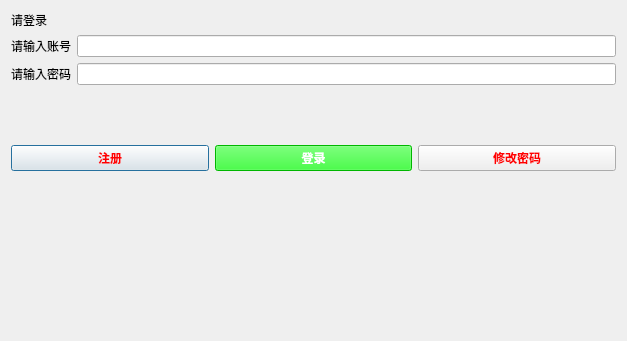
<?xml version="1.0" encoding="UTF-8"?>
<ui version="4.0">
 <class>login</class>
 <widget class="QDialog" name="login">
  <property name="geometry">
   <rect>
    <x>0</x>
    <y>0</y>
    <width>627</width>
    <height>341</height>
   </rect>
  </property>
  <property name="sizePolicy">
   <sizepolicy hsizetype="Minimum" vsizetype="Minimum">
    <horstretch>0</horstretch>
    <verstretch>0</verstretch>
   </sizepolicy>
  </property>
  <property name="windowTitle">
   <string>登录框</string>
  </property>
  <property name="styleSheet">
   <string notr="true">font: 16pt &quot;Microsoft YaHei UI&quot;;</string>
  </property>
  <layout class="QVBoxLayout" name="verticalLayout_2">
   <item>
    <layout class="QVBoxLayout" name="verticalLayout">
     <item>
      <widget class="QLabel" name="label">
       <property name="text">
        <string>请登录</string>
       </property>
      </widget>
     </item>
     <item>
      <layout class="QHBoxLayout" name="horizontalLayout">
       <item>
        <widget class="QLabel" name="label_2">
         <property name="text">
          <string>请输入账号</string>
         </property>
        </widget>
       </item>
       <item>
        <widget class="QLineEdit" name="lineEdit_username">
         <property name="styleSheet">
          <string notr="true">font: 12pt &quot;Microsoft YaHei UI&quot;;</string>
         </property>
        </widget>
       </item>
      </layout>
     </item>
     <item>
      <layout class="QHBoxLayout" name="horizontalLayout_2">
       <item>
        <widget class="QLabel" name="label_4">
         <property name="text">
          <string>请输入密码</string>
         </property>
         <property name="alignment">
          <set>Qt::AlignCenter</set>
         </property>
        </widget>
       </item>
       <item>
        <widget class="QLineEdit" name="lineEdit_password">
         <property name="styleSheet">
          <string notr="true">font: 12pt &quot;Microsoft YaHei UI&quot;;</string>
         </property>
        </widget>
       </item>
      </layout>
     </item>
     <item>
      <spacer name="verticalSpacer_3">
       <property name="orientation">
        <enum>Qt::Vertical</enum>
       </property>
       <property name="sizeHint" stdset="0">
        <size>
         <width>20</width>
         <height>40</height>
        </size>
       </property>
      </spacer>
     </item>
     <item>
      <layout class="QHBoxLayout" name="horizontalLayout_3">
       <item>
        <widget class="QPushButton" name="pushButton_register">
         <property name="styleSheet">
          <string notr="true">
color: rgb(255, 0,0);
font: bold;
font: 12pt &quot;Microsoft YaHei UI&quot;;</string>
         </property>
         <property name="text">
          <string>注册</string>
         </property>
        </widget>
       </item>
       <item>
        <widget class="QPushButton" name="pushButton_login">
         <property name="styleSheet">
          <string notr="true">
background-color: rgb(0, 255, 0);
color: rgb(255, 255, 255);
font: bold;</string>
         </property>
         <property name="text">
          <string>登录</string>
         </property>
        </widget>
       </item>
       <item>
        <widget class="QPushButton" name="pushButton_update">
         <property name="styleSheet">
          <string notr="true">
color: rgb(255, 0,0);
font: bold;
font: 12pt &quot;Microsoft YaHei UI&quot;;</string>
         </property>
         <property name="text">
          <string>修改密码</string>
         </property>
        </widget>
       </item>
      </layout>
     </item>
    </layout>
   </item>
   <item>
    <spacer name="verticalSpacer_2">
     <property name="orientation">
      <enum>Qt::Vertical</enum>
     </property>
     <property name="sizeHint" stdset="0">
      <size>
       <width>20</width>
       <height>40</height>
      </size>
     </property>
    </spacer>
   </item>
  </layout>
 </widget>
 <resources/>
 <connections/>
</ui>
